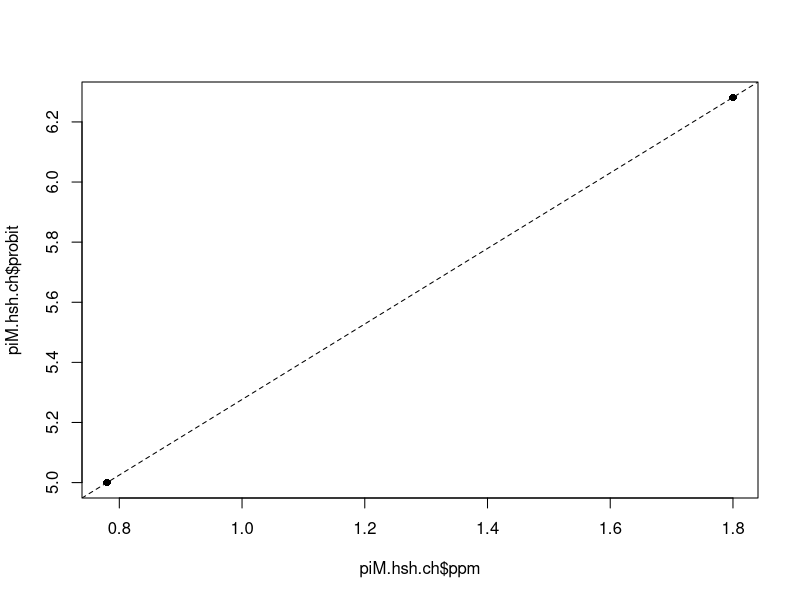
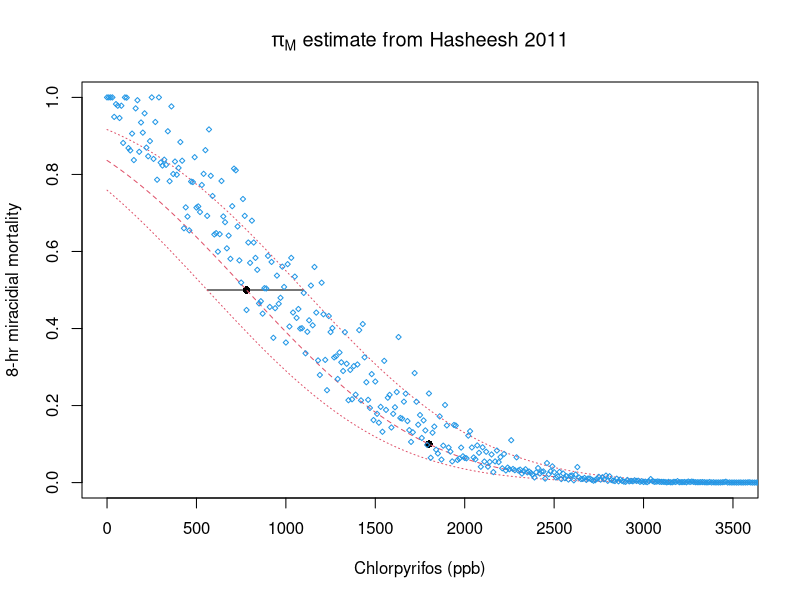
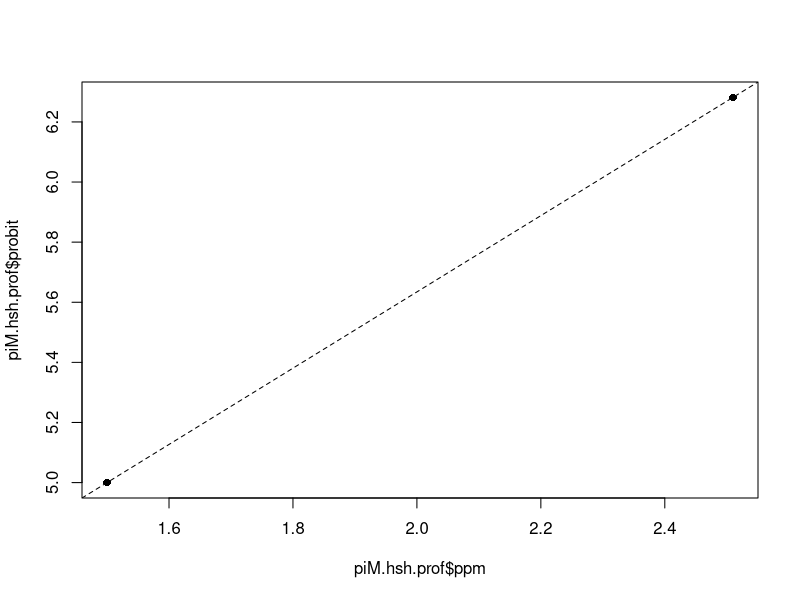
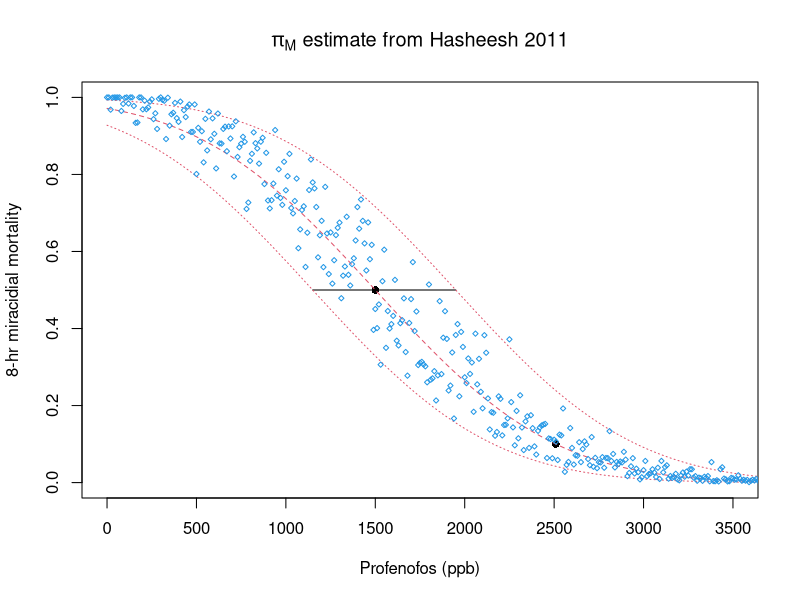
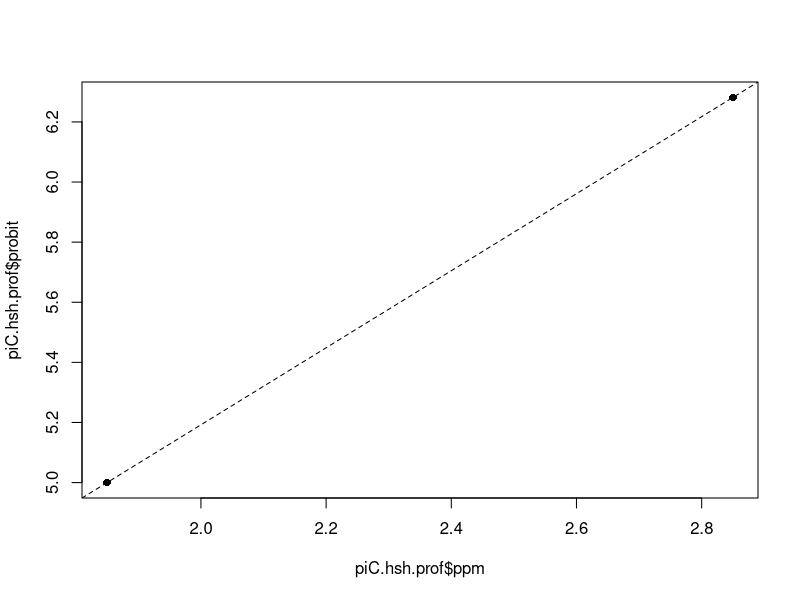
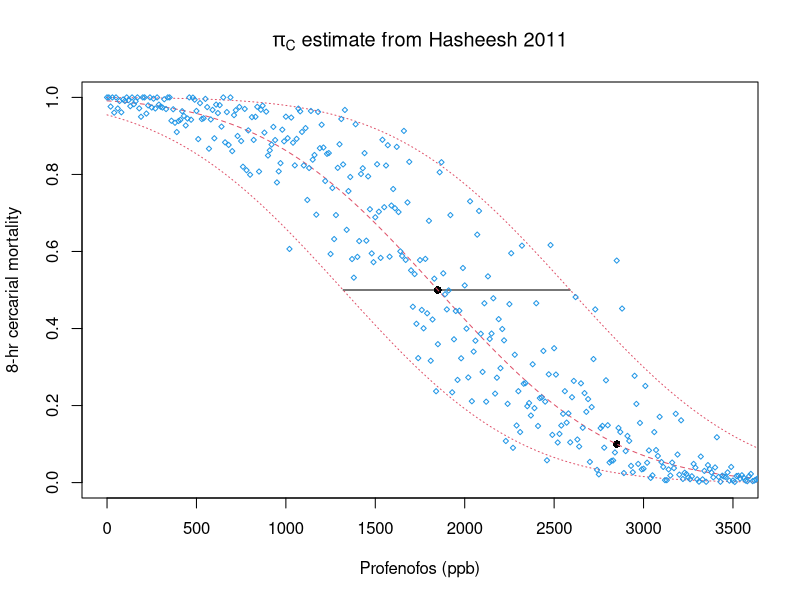
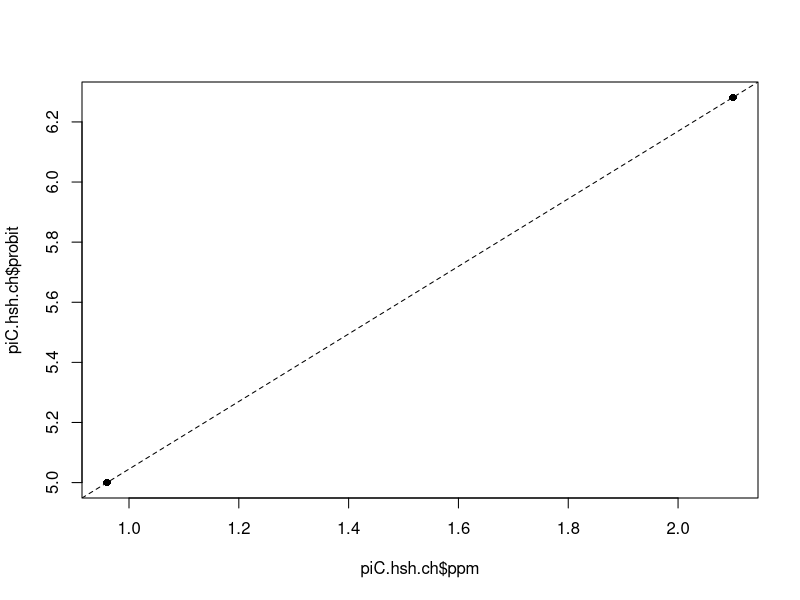
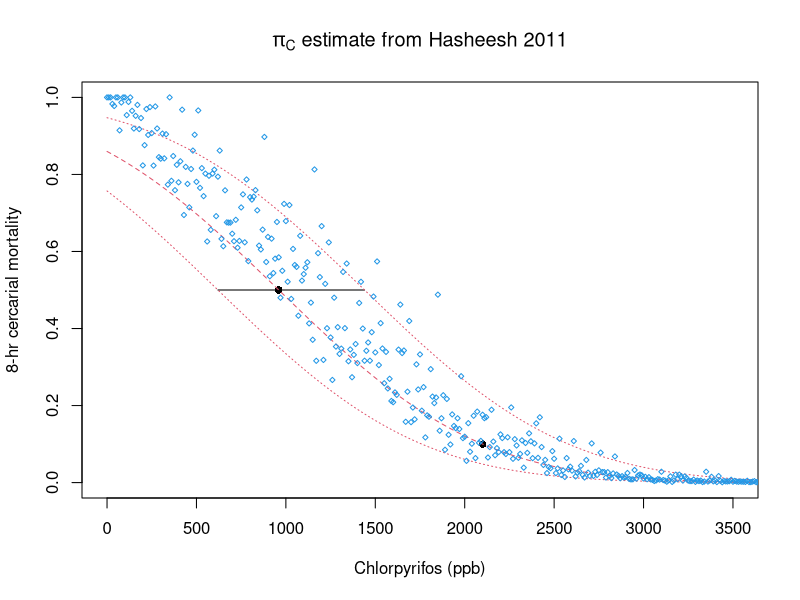

Recreate these plots in R, in order.
#This work is licensed under a Creative Commons Attribution-NonCommercial 4.0 International License#########
#<http://creativecommons.org/licenses/by-nc/4.0/> by Christopher Hoover, Arathi Arakala, Manoj Gambhir 
#and Justin Remais. This work was supported in part by the National Institutes of Health/National Science 
#Foundation Ecology of Infectious Disease program funded by the Fogarty International Center 
#(grant R01TW010286), the National Institute of Allergy and Infectious Diseases (grant K01AI091864), 
#and the National Science Foundation Water Sustainability and Climate Program (grant 1360330).

#Per the terms of this license, if you are making derivative use of this work, you must identify that 
#your work is a derivative work, give credit to the original work, provide a link to the license, 
#and indicate changes that were made.###############
    
#Toxicity to miracidia and cercariae from table 5 ###############
#ChlorP miracidia #########
piM.hsh.ch = data.frame(conc = c(0.78, 1.8)*1000,
                        mort = c(.50 , .90),
                        surv = 0)
  piM.hsh.ch$surv = 1 - piM.hsh.ch$mort
  piM.hsh.ch$ppm = piM.hsh.ch$conc/1000
  piM.hsh.ch$log10 = log10(piM.hsh.ch$conc)
  piM.hsh.ch$probit = qnorm(piM.hsh.ch$mort, mean = 5)
  
plot(piM.hsh.ch$ppm, piM.hsh.ch$probit, pch = 16)
  lm.hsh.pim.ch = lm(probit ~ ppm, data = piM.hsh.ch)
  
  abline(coef(lm.hsh.pim.ch), lty = 2)
  
  lc50.hash.pim.ch = 0.78
  slp.hash.pim.ch = coef(lm.hsh.pim.ch)[2]
  se.lc50.hash.pim.ch = mean(c(log10(1.1 / lc50.hash.pim.ch), log10(lc50.hash.pim.ch / 0.56))) / 1.96

  plot(piM.hsh.ch$conc, piM.hsh.ch$surv, pch = 16, ylim = c(0,1), xlim = c(0,3500),
       xlab = 'Chlorpyrifos (ppb)', ylab = '8-hr miracidial mortality',
       main = expression(paste(pi[M], ' estimate from Hasheesh 2011')))
    segments(x0 = 560, y0 = 0.5, x1 = 1100, y1 = 0.5)

fx.piM.hsh.chlor = function(In, lc = lc50.hash.pim.ch){
  Ins = In/1000
  pnorm(-slp.hash.pim.ch * (Ins - lc))
}    

  lines(seq(0,4000,10), sapply(seq(0,4000,10), fx.piM.hsh.chlor), lty = 2, col = 2)
  lines(seq(0,4000,10), sapply(seq(0,4000,10), fx.piM.hsh.chlor, lc = 1.1), lty = 3, col = 2)
  lines(seq(0,4000,10), sapply(seq(0,4000,10), fx.piM.hsh.chlor, lc = 0.56), lty = 3, col = 2)

piM_ch_Hash11_uncertainty = function(In){
  if(In == 0) piM = 1 else{
    Ins = In/1000
    lc50 = 10^(rnorm(1, log10(lc50.hash.pim.ch), se.lc50.hash.pim.ch))
    piM = pnorm(-slp.hash.pim.ch * (Ins - lc50)) / fx.piM.hsh.chlor(0)
  }
  if(piM > 1) piM = 1
  if(piM < 0) piM = 0
  
  return(piM)
}
  points(seq(0,4000,10), sapply(seq(0,4000,10), piM_ch_Hash11_uncertainty, simplify = T), 
         pch = 5, col = 4, cex = 0.5)

keep.hsh.ch.pim = c('piM_ch_Hash11_uncertainty', 'fx.piM.hsh.chlor', 'slp.hash.pim.ch',
                    'lc50.hash.pim.ch', 'se.lc50.hash.pim.ch')  
#Profenofos miracidia #########
piM.hsh.prof = data.frame(conc = c(1.5, 2.51)*1000,
                    mort = c(.50 , .90),
                    surv = 0)
  piM.hsh.prof$surv = 1 - piM.hsh.prof$mort
  piM.hsh.prof$surv = 1 - piM.hsh.prof$mort
  piM.hsh.prof$ppm = piM.hsh.prof$conc/1000
  piM.hsh.prof$log10 = log10(piM.hsh.prof$conc)
  piM.hsh.prof$probit = qnorm(piM.hsh.prof$mort, mean = 5)
  
  plot(piM.hsh.prof$ppm, piM.hsh.prof$probit, pch = 16)
    lm.hsh.pim.prof = lm(probit ~ ppm, data = piM.hsh.prof)
    
  abline(coef(lm.hsh.pim.prof), lty = 2)
  
  lc50.hash.pim.prof = 1.5
  slp.hash.pim.prof = coef(lm.hsh.pim.prof)[2]
  se.lc50.hash.pim.prof = mean(c(log10(1.95 / lc50.hash.pim.prof), log10(lc50.hash.pim.prof / 1.15))) / 1.96
  
plot(piM.hsh.prof$conc, piM.hsh.prof$surv, pch = 16, ylim = c(0,1), xlim = c(0,3500),
     xlab = 'Profenofos (ppb)', ylab = '8-hr miracidial mortality',
     main = expression(paste(pi[M], ' estimate from Hasheesh 2011')))
  segments(x0 = 1150, y0 = 0.5, x1 = 1950, y1 = 0.5)

fx.piM.hsh.prof = function(In, lc = lc50.hash.pim.prof){
  Ins = In/1000
  pnorm(-slp.hash.pim.prof * (Ins - lc))
}  
  lines(seq(0,4000,10), sapply(seq(0,4000,10), fx.piM.hsh.prof), lty = 2, col = 2)
  lines(seq(0,4000,10), sapply(seq(0,4000,10), fx.piM.hsh.prof, lc = 1.95), lty = 3, col = 2)
  lines(seq(0,4000,10), sapply(seq(0,4000,10), fx.piM.hsh.prof, lc = 1.15), lty = 3, col = 2)
  
piM_pr_Hash11_uncertainty = function(In){
  if(In == 0) piM = 1 else{
    Ins = In/1000
    lc50 = 10^(rnorm(1, log10(lc50.hash.pim.prof), se.lc50.hash.pim.prof))
    piM = pnorm(-slp.hash.pim.prof * (Ins - lc50)) / fx.piM.hsh.prof(0)
  }
  if(piM > 1) piM = 1
  if(piM < 0) piM = 0
  
  return(piM)
}

  points(seq(0,4000,10), sapply(seq(0,4000,10), piM_pr_Hash11_uncertainty, simplify = T), 
         pch = 5, col = 4, cex = 0.5)
  
keep.hsh.pim.prof = c('piM_pr_Hash11_uncertainty', 'slp.hash.pim.prof', 'lc50.hash.pim.prof',
                      'se.lc50.hash.pim.prof', 'fx.piM.hsh.prof')  
#miracidia keep vector #########
keep.hsh.pim = c(keep.hsh.ch.pim, keep.hsh.pim.prof)  

#profenofos cercariae #######
piC.hsh.prof = data.frame(conc = c(1.85, 2.85)*1000,
                          mort = c(.50 , .90),
                          surv = 0)
  piC.hsh.prof$surv = 1 - piC.hsh.prof$mort
  piC.hsh.prof$surv = 1 - piC.hsh.prof$mort
  piC.hsh.prof$ppm = piC.hsh.prof$conc/1000
  piC.hsh.prof$log10 = log10(piC.hsh.prof$conc)
  piC.hsh.prof$probit = qnorm(piC.hsh.prof$mort, mean = 5)

plot(piC.hsh.prof$ppm, piC.hsh.prof$probit, pch = 16)
  lm.hsh.pic.prof = lm(probit ~ ppm, data = piC.hsh.prof)
  
  abline(coef(lm.hsh.pic.prof), lty = 2)

  lc50.hash.pic.prof = 1.85
  slp.hash.pic.prof = coef(lm.hsh.pic.prof)[2]
  se.lc50.hash.pic.prof = mean(c(log10(2.59 / lc50.hash.pic.prof), log10(lc50.hash.pic.prof / 1.32))) / 1.96

plot(piC.hsh.prof$conc, piC.hsh.prof$surv, pch = 16, ylim = c(0,1), xlim = c(0,3500),
     xlab = 'Profenofos (ppb)', ylab = '8-hr cercarial mortality',
     main = expression(paste(pi[C], ' estimate from Hasheesh 2011')))
  segments(x0 = 2590, y0 = 0.5, x1 = 1320, y1 = 0.5)

fx.piC.hsh.prof = function(In, lc = lc50.hash.pic.prof){
  Ins = In/1000
  pnorm(-slp.hash.pic.prof * (Ins - lc))
}  
  lines(seq(0,4000,10), sapply(seq(0,4000,10), fx.piC.hsh.prof), lty = 2, col = 2)
  lines(seq(0,4000,10), sapply(seq(0,4000,10), fx.piC.hsh.prof, lc = 2.59), lty = 3, col = 2)
  lines(seq(0,4000,10), sapply(seq(0,4000,10), fx.piC.hsh.prof, lc = 1.32), lty = 3, col = 2)

  piC_pr_Hash11_uncertainty = function(In){
    if(In == 0) piC = 1 else{
      Ins = In/1000
      lc50 = 10^(rnorm(1, log10(lc50.hash.pic.prof), se.lc50.hash.pic.prof))
      piC = pnorm(-slp.hash.pic.prof * (Ins - lc50)) / fx.piC.hsh.prof(0)
    }
    if(piC > 1) piC = 1
    if(piC < 0) piC = 0
    
    return(piC)
  }
  
    points(seq(0,4000,10), sapply(seq(0,4000,10), piC_pr_Hash11_uncertainty, simplify = T), 
           pch = 5, col = 4, cex = 0.5)

keep.hsh.pic.prof = c('piC_pr_Hash11_uncertainty', 'slp.hash.pic.prof', 'lc50.hash.pic.prof',
                      'se.lc50.hash.pic.prof', 'fx.piC.hsh.prof')  

#chlorpyrifos cercariae #######
piC.hsh.ch = data.frame(conc = c(0.96, 2.1)*1000,
                        mort = c(.50 , .90),
                        surv = 0)
  piC.hsh.ch$surv = 1 - piC.hsh.ch$mort
  piC.hsh.ch$ppm = piC.hsh.ch$conc/1000
  piC.hsh.ch$log10 = log10(piC.hsh.ch$conc)
  piC.hsh.ch$probit = qnorm(piC.hsh.ch$mort, mean = 5)
  
plot(piC.hsh.ch$ppm, piC.hsh.ch$probit, pch = 16)
  lm.hsh.pic.ch = lm(probit ~ ppm, data = piC.hsh.ch)
  
  abline(coef(lm.hsh.pic.ch), lty = 2)
  
  lc50.hash.pic.ch = 0.96
  slp.hash.pic.ch = coef(lm.hsh.pic.ch)[2]
  se.lc50.hash.pic.ch = mean(c(log10(1.44 / lc50.hash.pic.ch), log10(lc50.hash.pic.ch / 0.62))) / 1.96
  
plot(piC.hsh.ch$conc, piC.hsh.ch$surv, pch = 16, ylim = c(0,1), xlim = c(0,3500),
     xlab = 'Chlorpyrifos (ppb)', ylab = '8-hr cercarial mortality',
     main = expression(paste(pi[C], ' estimate from Hasheesh 2011')))
  segments(x0 = 620, y0 = 0.5, x1 = 1440, y1 = 0.5)
  
  fx.piC.hsh.chlor = function(In, lc = lc50.hash.pic.ch){
    Ins = In/1000
    pnorm(-slp.hash.pic.ch * (Ins - lc))
  }    
  lines(seq(0,4000,10), sapply(seq(0,4000,10), fx.piC.hsh.chlor), lty = 2, col = 2)
  lines(seq(0,4000,10), sapply(seq(0,4000,10), fx.piC.hsh.chlor, lc = 1.44), lty = 3, col = 2)
  lines(seq(0,4000,10), sapply(seq(0,4000,10), fx.piC.hsh.chlor, lc = 0.62), lty = 3, col = 2)
  
  piC_ch_Hash11_uncertainty = function(In){
    if(In == 0) piC = 1 else{
      Ins = In/1000
      lc50 = 10^(rnorm(1, log10(lc50.hash.pic.ch), se.lc50.hash.pic.ch))
      piC = pnorm(-slp.hash.pic.ch * (Ins - lc50)) / fx.piC.hsh.chlor(0)
    }
    if(piC > 1) piC = 1
    if(piC < 0) piC = 0
    
    return(piC)
  }
  points(seq(0,4000,10), sapply(seq(0,4000,10), piC_ch_Hash11_uncertainty, simplify = T), 
         pch = 5, col = 4, cex = 0.5)
  
  keep.hsh.ch.pic = c('piC_ch_Hash11_uncertainty', 'fx.piC.hsh.chlor', 'slp.hash.pic.ch',
                      'lc50.hash.pic.ch', 'se.lc50.hash.pic.ch')  
  
#cercariae keep vector #########
keep.hsh.pic = c(keep.hsh.ch.pic, keep.hsh.pic.prof)  
